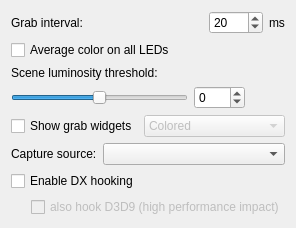
             <widget class="QWidget" name="page">
              <layout class="QGridLayout" name="gridLayout_2">
               <item row="7" column="0" colspan="3">
                <widget class="QLabel" name="label_10">
                 <property name="text">
                  <string>Scene luminosity threshold:</string>
                 </property>
                </widget>
               </item>
               <item row="8" column="1">
                <widget class="QSpinBox" name="spinBox_LuminosityThreshold">
                 <property name="sizePolicy">
                  <sizepolicy hsizetype="Fixed" vsizetype="Fixed">
                   <horstretch>0</horstretch>
                   <verstretch>0</verstretch>
                  </sizepolicy>
                 </property>
                 <property name="minimumSize">
                  <size>
                   <width>50</width>
                   <height>0</height>
                  </size>
                 </property>
                 <property name="minimum">
                  <number>-100</number>
                 </property>
                 <property name="maximum">
                  <number>100</number>
                 </property>
                 <property name="value">
                  <number>0</number>
                 </property>
                </widget>
               </item>
               <item row="8" column="0">
                <widget class="QSlider" name="horizontalSlider_LuminosityThreshold">
                 <property name="sizePolicy">
                  <sizepolicy hsizetype="Minimum" vsizetype="Fixed">
                   <horstretch>0</horstretch>
                   <verstretch>0</verstretch>
                  </sizepolicy>
                 </property>
                 <property name="whatsThis">
                  <string>&lt;html&gt;&lt;head/&gt;&lt;body&gt;&lt;p&gt;&lt;span style=&quot; font-size:medium; font-weight:600;&quot;&gt;Scene luminosity threshold&lt;/span&gt;&lt;/p&gt;&lt;p&gt;It works in two ways: A positive value means that it is used as the &lt;span style=&quot; font-weight:600;&quot;&gt;luminosity level threshold&lt;/span&gt; for soft and gentle light in the dark scenes, while a negative value means that it is used as the &lt;span style=&quot; font-weight:600;&quot;&gt;dead-zone level threshold&lt;/span&gt; which ignores small non-black objects on black backgrounds and turning lights OFF in the dark scenes. This is eye-saving vs. eye-killing options which works mutually. We &lt;span style=&quot; font-weight:600;&quot;&gt;recommend&lt;/span&gt; to use the luminosity threshold.&lt;/p&gt;&lt;/body&gt;&lt;/html&gt;</string>
                 </property>
                 <property name="minimum">
                  <number>-100</number>
                 </property>
                 <property name="maximum">
                  <number>100</number>
                 </property>
                 <property name="orientation">
                  <enum>Qt::Horizontal</enum>
                 </property>
                </widget>
               </item>
               <item row="8" column="2">
                <widget class="QPushButton" name="pushButton_lumosityThresholdHelp">
                 <property name="sizePolicy">
                  <sizepolicy hsizetype="Fixed" vsizetype="Fixed">
                   <horstretch>0</horstretch>
                   <verstretch>0</verstretch>
                  </sizepolicy>
                 </property>
                 <property name="styleSheet">
                  <string notr="true">margin: 0px;</string>
                 </property>
                 <property name="text">
                  <string/>
                 </property>
                 <property name="icon">
                  <iconset resource="../res/LightpackResources.qrc">
                   <normaloff>:/icons/help.png</normaloff>:/icons/help.png</iconset>
                 </property>
                 <property name="flat">
                  <bool>true</bool>
                 </property>
                </widget>
               </item>
               <item row="10" column="0" colspan="3">
                <layout class="QHBoxLayout" name="horizontalLayout_11">
                 <item>
                  <widget class="QLabel" name="label_6">
                   <property name="sizePolicy">
                    <sizepolicy hsizetype="Fixed" vsizetype="Preferred">
                     <horstretch>0</horstretch>
                     <verstretch>0</verstretch>
                    </sizepolicy>
                   </property>
                   <property name="text">
                    <string>Capture source:</string>
                   </property>
                  </widget>
                 </item>
                 <item>
                  <widget class="QComboBox" name="comboBox_CaptureSource"/>
                 </item>
                </layout>
               </item>
               <item row="12" column="0" colspan="3">
                <layout class="QHBoxLayout" name="horizontalLayout_9">
                 <item>
                  <spacer name="horizontalSpacer_4">
                   <property name="orientation">
                    <enum>Qt::Horizontal</enum>
                   </property>
                   <property name="sizeType">
                    <enum>QSizePolicy::Fixed</enum>
                   </property>
                   <property name="sizeHint" stdset="0">
                    <size>
                     <width>20</width>
                     <height>0</height>
                    </size>
                   </property>
                  </spacer>
                 </item>
                 <item>
                  <widget class="QCheckBox" name="checkBox_EnableDx9Capture">
                   <property name="enabled">
                    <bool>false</bool>
                   </property>
                   <property name="text">
                    <string>also hook D3D9 (high performance impact)</string>
                   </property>
                  </widget>
                 </item>
                </layout>
               </item>
               <item row="11" column="0" colspan="3">
                <widget class="QCheckBox" name="checkBox_EnableDx1011Capture">
                 <property name="text">
                  <string>Enable DX hooking</string>
                 </property>
                 <property name="icon">
                  <iconset resource="../res/LightpackResources.qrc">
                   <normaloff>:/icons/uac-shield.png</normaloff>:/icons/uac-shield.png</iconset>
                 </property>
                </widget>
               </item>
               <item row="0" column="0" rowspan="2" colspan="3">
                <layout class="QHBoxLayout" name="horizontalLayout_6">
                 <item>
                  <widget class="QLabel" name="label_SlowdownGrab_txt">
                   <property name="sizePolicy">
                    <sizepolicy hsizetype="Expanding" vsizetype="Preferred">
                     <horstretch>0</horstretch>
                     <verstretch>0</verstretch>
                    </sizepolicy>
                   </property>
                   <property name="font">
                    <font>
                     <weight>50</weight>
                     <bold>false</bold>
                    </font>
                   </property>
                   <property name="text">
                    <string>Grab interval:</string>
                   </property>
                   <property name="alignment">
                    <set>Qt::AlignLeading|Qt::AlignLeft|Qt::AlignVCenter</set>
                   </property>
                   <property name="margin">
                    <number>0</number>
                   </property>
                  </widget>
                 </item>
                 <item>
                  <widget class="QSpinBox" name="spinBox_GrabSlowdown">
                   <property name="sizePolicy">
                    <sizepolicy hsizetype="Fixed" vsizetype="Fixed">
                     <horstretch>0</horstretch>
                     <verstretch>0</verstretch>
                    </sizepolicy>
                   </property>
                   <property name="minimumSize">
                    <size>
                     <width>50</width>
                     <height>0</height>
                    </size>
                   </property>
                   <property name="minimum">
                    <number>1</number>
                   </property>
                   <property name="maximum">
                    <number>1000</number>
                   </property>
                   <property name="value">
                    <number>20</number>
                   </property>
                  </widget>
                 </item>
                 <item>
                  <widget class="QLabel" name="label_SlowdownGrab_txt_ms">
                   <property name="text">
                    <string>ms</string>
                   </property>
                   <property name="alignment">
                    <set>Qt::AlignLeading|Qt::AlignLeft|Qt::AlignVCenter</set>
                   </property>
                  </widget>
                 </item>
                </layout>
               </item>
               <item row="3" column="0" rowspan="2" colspan="3">
                <layout class="QHBoxLayout" name="horizontalLayout_10">
                 <item>
                  <widget class="QCheckBox" name="checkBox_GrabIsAvgColors">
                   <property name="font">
                    <font>
                     <weight>50</weight>
                     <bold>false</bold>
                    </font>
                   </property>
                   <property name="text">
                    <string>Average color on all LEDs</string>
                   </property>
                   <property name="checked">
                    <bool>false</bool>
                   </property>
                  </widget>
                 </item>
                </layout>
               </item>
               <item row="9" column="0" colspan="3">
                <layout class="QHBoxLayout" name="horizontalLayout_8">
                 <item>
                  <widget class="QCheckBox" name="checkBox_GrabWidgets">
                   <property name="sizePolicy">
                    <sizepolicy hsizetype="Fixed" vsizetype="Fixed">
                     <horstretch>0</horstretch>
                     <verstretch>0</verstretch>
                    </sizepolicy>
                   </property>
                   <property name="text">
                    <string>Show grab widgets</string>
                   </property>
                  </widget>
                 </item>
                 <item>
                  <widget class="QComboBox" name="comboBox_GrabWidgetsSelection">
                   <property name="enabled">
                    <bool>false</bool>
                   </property>
                   <item>
                    <property name="text">
                     <string>Colored</string>
                    </property>
                   </item>
                   <item>
                    <property name="text">
                     <string>White</string>
                    </property>
                   </item>
                  </widget>
                 </item>
                </layout>
               </item>
              </layout>
             </widget>
